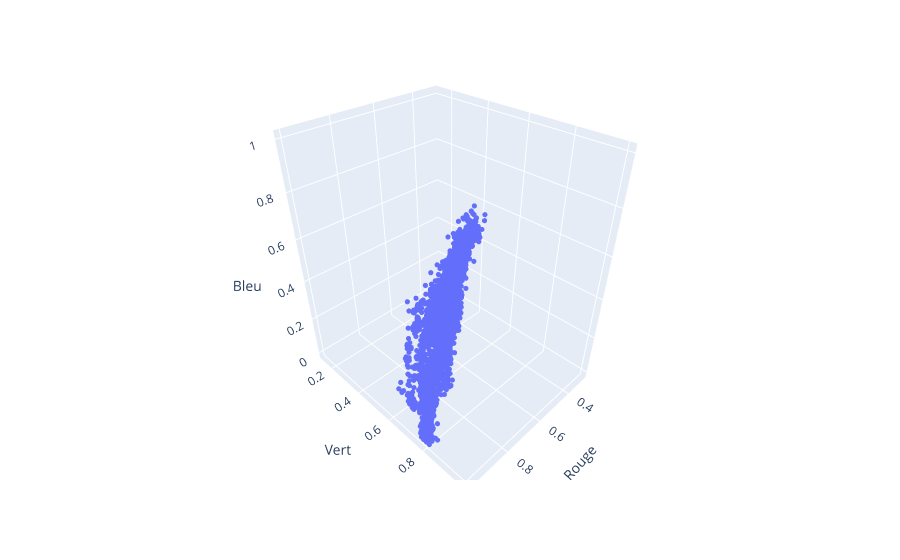

Source (notebook cell):
### Code cell
import plotly.express as px

fig = px.scatter_3d(data, x="Rouge", y="Vert", z="Bleu")

fig.update_traces(marker_size=3)
fig.show()

### Figure 1 — Plotly figure (JSON) as saved in the notebook; plotly's stock layout.template omitted (floating-point values rounded to 4 significant figures; data arrays with more than 128 entries replaced by an {"elided": "..."} marker saying what was removed)
{"data": [{"hovertemplate": "Rouge=%{x}<br>Vert=%{y}<br>Bleu=%{z}<extra></extra>", "legendgroup": "", "marker": {"color": "#636efa", "size": 3, "symbol": "circle"}, "mode": "markers", "name": "", "scene": "scene", "showlegend": false, "type": "scatter3d", "x": {"elided": "20000 float values"}, "y": {"elided": "20000 float values"}, "z": {"elided": "20000 float values"}}], "layout": {"legend": {"tracegroupgap": 0}, "margin": {"t": 60}, "scene": {"domain": {"x": [0, 1], "y": [0, 1]}, "xaxis": {"title": {"text": "Rouge"}}, "yaxis": {"title": {"text": "Vert"}}, "zaxis": {"title": {"text": "Bleu"}}}}}
